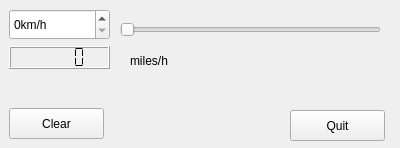
<?xml version="1.0" encoding="UTF-8"?>
<ui version="4.0">
 <class>Mainwindow</class>
 <widget class="QWidget" name="Mainwindow">
  <property name="geometry">
   <rect>
    <x>0</x>
    <y>0</y>
    <width>400</width>
    <height>148</height>
   </rect>
  </property>
  <property name="palette">
   <palette>
    <active>
     <colorrole role="BrightText">
      <brush brushstyle="SolidPattern">
       <color alpha="255">
        <red>49</red>
        <green>55</green>
        <blue>57</blue>
       </color>
      </brush>
     </colorrole>
    </active>
    <inactive>
     <colorrole role="BrightText">
      <brush brushstyle="SolidPattern">
       <color alpha="255">
        <red>49</red>
        <green>55</green>
        <blue>57</blue>
       </color>
      </brush>
     </colorrole>
    </inactive>
    <disabled>
     <colorrole role="BrightText">
      <brush brushstyle="SolidPattern">
       <color alpha="255">
        <red>255</red>
        <green>255</green>
        <blue>255</blue>
       </color>
      </brush>
     </colorrole>
    </disabled>
   </palette>
  </property>
  <property name="windowTitle">
   <string>Mainwindow</string>
  </property>
  <widget class="QSpinBox" name="mySpinBox">
   <property name="geometry">
    <rect>
     <x>9</x>
     <y>9</y>
     <width>101</width>
     <height>31</height>
    </rect>
   </property>
   <property name="suffix">
    <string>km/h</string>
   </property>
  </widget>
  <widget class="QLCDNumber" name="myLcdNumber">
   <property name="geometry">
    <rect>
     <x>9</x>
     <y>46</y>
     <width>101</width>
     <height>23</height>
    </rect>
   </property>
   <property name="mouseTracking">
    <bool>false</bool>
   </property>
   <property name="segmentStyle">
    <enum>QLCDNumber::Flat</enum>
   </property>
  </widget>
  <widget class="QSlider" name="mySlider">
   <property name="geometry">
    <rect>
     <x>120</x>
     <y>20</y>
     <width>261</width>
     <height>20</height>
    </rect>
   </property>
   <property name="orientation">
    <enum>Qt::Horizontal</enum>
   </property>
  </widget>
  <widget class="QLabel" name="label">
   <property name="geometry">
    <rect>
     <x>130</x>
     <y>50</y>
     <width>251</width>
     <height>21</height>
    </rect>
   </property>
   <property name="text">
    <string>miles/h</string>
   </property>
  </widget>
  <widget class="QPushButton" name="myClearButton">
   <property name="geometry">
    <rect>
     <x>9</x>
     <y>108</y>
     <width>95</width>
     <height>31</height>
    </rect>
   </property>
   <property name="text">
    <string>Clear</string>
   </property>
  </widget>
  <widget class="QPushButton" name="myQuitButton">
   <property name="geometry">
    <rect>
     <x>290</x>
     <y>110</y>
     <width>95</width>
     <height>31</height>
    </rect>
   </property>
   <property name="text">
    <string>Quit</string>
   </property>
  </widget>
 </widget>
 <layoutdefault spacing="6" margin="11"/>
 <resources/>
 <connections>
  <connection>
   <sender>myQuitButton</sender>
   <signal>clicked()</signal>
   <receiver>Mainwindow</receiver>
   <slot>close()</slot>
   <hints>
    <hint type="sourcelabel">
     <x>316</x>
     <y>123</y>
    </hint>
    <hint type="destinationlabel">
     <x>164</x>
     <y>97</y>
    </hint>
   </hints>
  </connection>
  <connection>
   <sender>mySlider</sender>
   <signal>valueChanged(int)</signal>
   <receiver>mySpinBox</receiver>
   <slot>setValue(int)</slot>
   <hints>
    <hint type="sourcelabel">
     <x>176</x>
     <y>31</y>
    </hint>
    <hint type="destinationlabel">
     <x>80</x>
     <y>20</y>
    </hint>
   </hints>
  </connection>
  <connection>
   <sender>mySpinBox</sender>
   <signal>valueChanged(int)</signal>
   <receiver>mySlider</receiver>
   <slot>setValue(int)</slot>
   <hints>
    <hint type="sourcelabel">
     <x>22</x>
     <y>35</y>
    </hint>
    <hint type="destinationlabel">
     <x>227</x>
     <y>32</y>
    </hint>
   </hints>
  </connection>
 </connections>
</ui>
